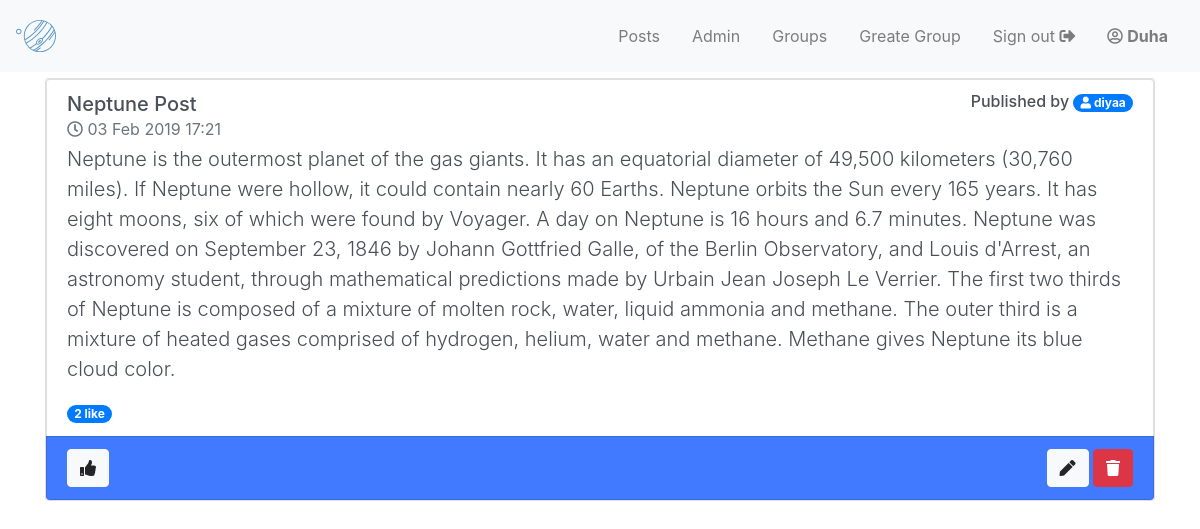
The app's page /post/10/ (signed in) with its own data.
### post/models.py (models this page shows, shortened)
class Post(models.Model):
    user = models.ForeignKey(User, related_name='post_user', on_delete=models.CASCADE)
    group = models.ForeignKey(Group, related_name="post_group", on_delete=models.CASCADE)
    title = models.CharField(max_length=255, unique=True)
    content = models.TextField()
    created_at = models.DateTimeField(auto_now=True)
    like = models.ManyToManyField(User, through="Like")
    class Meta:
        ordering = ["-created_at"]

### post/views.py (the view)
# urls.py: url(r'^post/(?P<pk>[0-9]+)/$',views.PostDetail.as_view(), name='post_detail'),
class PostDetail(LoginRequiredMixin, generic.DetailView):
    model = Post
    queryset = Post.objects.all()

### post/templates/post/post_detail.html
{% extends "base.html" %}
{% block content %}
<div class="card">
  <ul class="list-group">
    <a href="{% url 'post:post_detail' post.pk %}" class="list-group-item list-group-item-action flex-column align-items-start ">
      <div class="d-flex w-100 justify-content-between">
        <h5 class="mb-1">{{ post.title|title }} Post</strong> <br><small class="text-muted"><i class="far fa-clock"></i> {{ post.created_at|date:"d M Y" }} {{ post.created_at|time:"H:i" }}</small></h5>
        <p class="h6">Published by <span class="badge badge-primary badge-pill"><i class="fas fa-user"></i> {{post.user.username}}</span></p>
      </div>
      <p class="lead">{{post.content}}</p>
      <medium><span class="badge badge-primary badge-pill">{{post.like.count}} like</span></medium>
    </a>
    <li class="list-group-item d-flex justify-content-between align-items-center join">
      {% if user in post.like.all %}
      <a class="btn btn-light" href="{% url 'post:dislike_post' post.pk %}"><i class="fas fa-thumbs-up"></i></a>
      {% else %}
      <a class="btn btn-light" href="{% url 'post:like_post' post.pk %}"><i class="far fa-thumbs-up"></i> Like</a>
      {% endif %}
      <div class="">
        <a class="btn btn-light" href="{% url 'post:post_update' post.pk %}"><i class="fas fa-pen"></i></a>
        <a class="btn btn-danger" href="{% url 'post:post_delete' post.pk %}"><i class="fas fa-trash"></i></a>
      </div>
    </li>
  </ul>
</div>
{% endblock %}

### templates/base.html (shortened to what this page needs)
<!doctype html>
{% load static %}
<html lang="en">
<head>
  <link rel="stylesheet" href="https://stackpath.bootstrapcdn.com/bootstrap/4.2.1/css/bootstrap.min.css">
  <link rel="stylesheet" href="{% static "/css/master.css" %}">
  <link rel="stylesheet" href="{% static "/group/css/style_group.css" %}">
  <link rel="stylesheet" href="https://use.fontawesome.com/releases/v5.7.1/css/all.css">
</head>
<body>
  <nav class="navbar navbar-expand-lg navbar-light bg-light">
    <div class="d-flex flex-grow-1">
      <a class="navbar-brand d-none d-lg-inline-block" href="{% url 'home' %}">
        <img class="navbar-icon" src="{% static 'images/brand.svg' %}" width="40" height="40" alt=""></a>
      <div class="w-100 text-right">
      </div>
    </div>
    <div class="collapse navbar-collapse flex-grow-1 text-right" id="myNavbar">
      <ul class="navbar-nav ml-auto flex-nowrap">
        {% if user.is_authenticated %}
        <li class="nav-item">
          <a href="{% url 'post:post_list' %}" class="nav-link m-2 menu-item nav-active">Posts</a>
        </li>
        <li class="nav-item">
          <a href="{% url 'admin:index' %}" class="nav-link m-2 menu-item nav-active">Admin</a>
        </li>
        <li class="nav-item">
          <a href="{% url 'group:group_list' %}" class="nav-link m-2 menu-item nav-active">Groups</a>
        </li>
        <li class="nav-item">
          <a href="{% url 'group:create_group' %}" class="nav-link m-2 menu-item nav-active">Greate Group</a>
        </li>
        <li class="nav-item">
          <a href="{% url 'accounts:logout' %}" class="nav-link m-2 menu-item nav-active ">Sign out <i class="fas fa-sign-out-alt"></i></a>
        </li>
        <li class="nav-item">
          <a href="{% url 'accounts:logout' %}" class="nav-link m-2 menu-item nav-active "><i class="far fa-user-circle"></i> <strong>{{user.username|title}}</strong> </a>
        </li>
        {% endif %}
      </ul>
    </div>
  </nav>
  <div class="container">
    {% block content %}
    {% endblock %}
  </div>
</body>
</html>

### group/static/group/css/style_group.css (style rules this page uses)
.card { margin: 6px 0; }
.join { background-color: #417afe; }

### records on screen
Post: title "Neptune", created_at "03 Feb 2019", created_at "17:21", user.username "diyaa", content "Neptune is the outermost planet of the gas giants. It has an equatorial diameter of 49,500 kilometers (30,760 miles). If Neptune were hollow, it could contain nearly 60 Earths. Neptune orbits the Sun every 165 years. It has eight moons, six of which were found by Voyager. A day on Neptune is 16 hours and 6.7 minutes. Neptune was discovered on September 23, 1846 by Johann Gottfried Galle, of the Berlin Observatory, and Louis d'Arrest, an astronomy student, through mathematical predictions made by Urbain Jean Joseph Le Verrier. The first two thirds of Neptune is composed of a mixture of molten rock, water, liquid ammonia and methane. The outer third is a mixture of heated gases comprised of…", like.count "2"

### other values on screen
{{ user.username|title }} "Duha"
